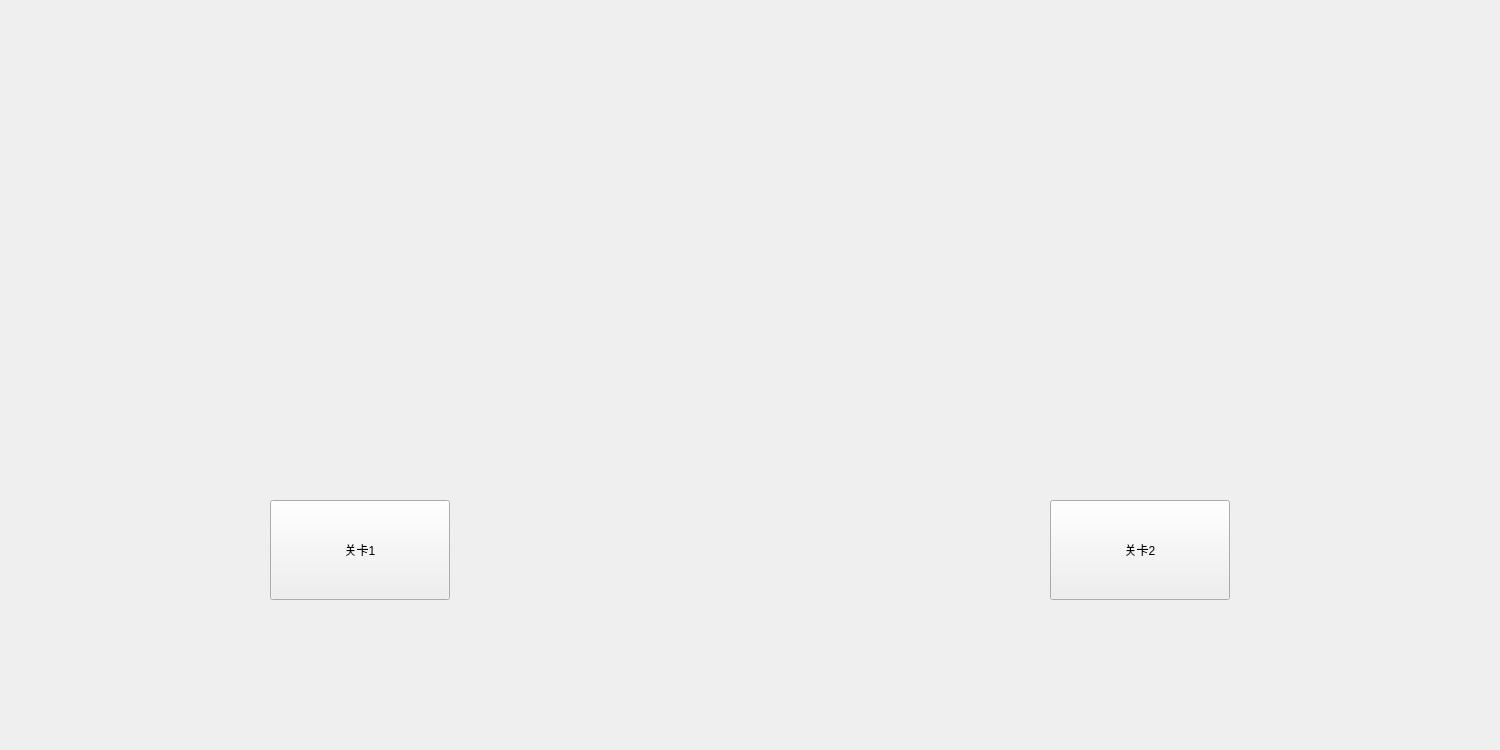
<?xml version="1.0" encoding="UTF-8"?>
<ui version="4.0">
 <class>StartFrom</class>
 <widget class="QWidget" name="StartFrom">
  <property name="geometry">
   <rect>
    <x>0</x>
    <y>0</y>
    <width>1500</width>
    <height>750</height>
   </rect>
  </property>
  <property name="windowTitle">
   <string>Form</string>
  </property>
  <widget class="QPushButton" name="pushButton">
   <property name="geometry">
    <rect>
     <x>270</x>
     <y>500</y>
     <width>180</width>
     <height>100</height>
    </rect>
   </property>
   <property name="text">
    <string>关卡1</string>
   </property>
  </widget>
  <widget class="QPushButton" name="pushButton_2">
   <property name="geometry">
    <rect>
     <x>1050</x>
     <y>500</y>
     <width>180</width>
     <height>100</height>
    </rect>
   </property>
   <property name="text">
    <string>关卡2</string>
   </property>
  </widget>
 </widget>
 <resources/>
 <connections/>
</ui>
